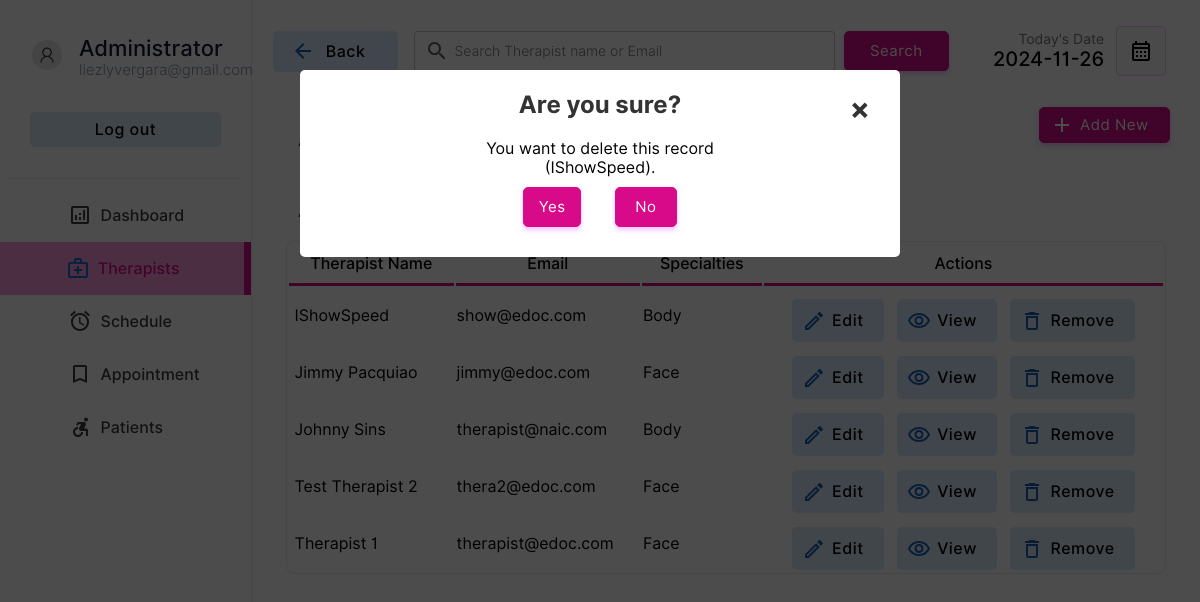
/doctor/doctors.php?action=drop&id=6&name=IShowSpeed (signed in), run on an earlier commit of the app's database.
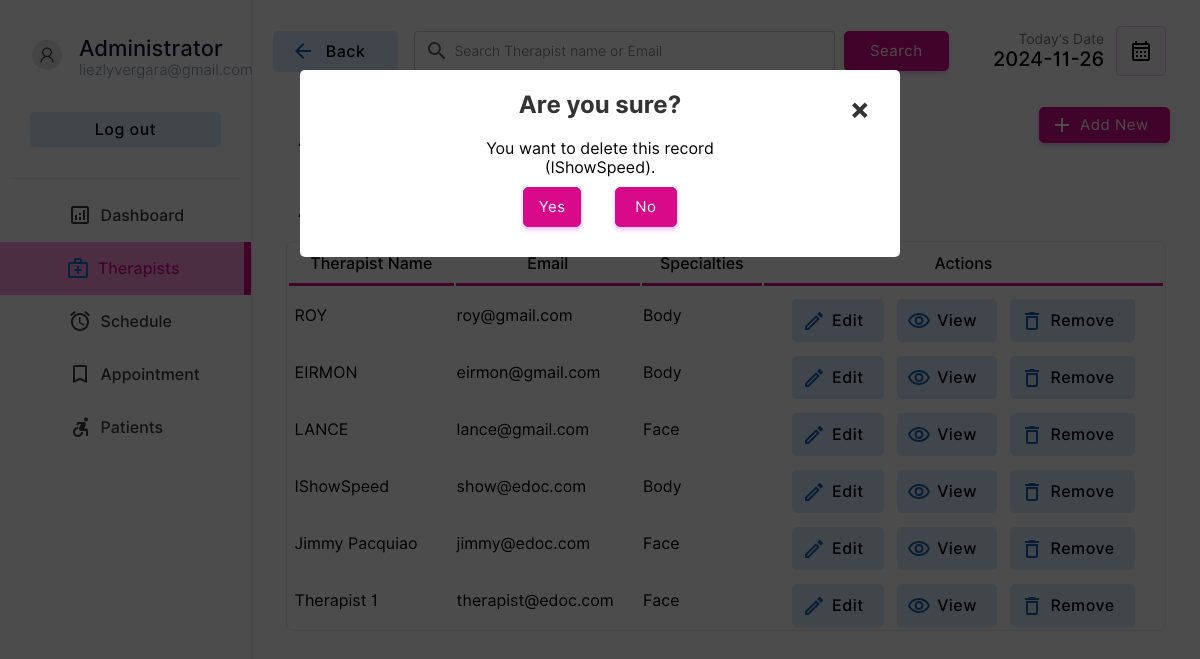
And on a later commit of the database.
### tables this page shows
CREATE TABLE `doctor` (
  `docid` int(11) NOT NULL,
  `docemail` varchar(255) DEFAULT NULL,
  `docname` varchar(255) DEFAULT NULL,
  `docpassword` varchar(255) DEFAULT NULL,
  `doctel` varchar(15) DEFAULT NULL,
  `specialties` int(2) DEFAULT NULL,
  `aid` int(11) DEFAULT NULL
);

CREATE TABLE `specialties` (
  `id` int(2) NOT NULL,
  `sname` varchar(50) DEFAULT NULL
);

### doctor/doctors.php (the view, shortened to what the changed rows need)
<!DOCTYPE html>
<html lang="en">
<head>
    <link rel="stylesheet" href="../style/animations.css">
    <link rel="stylesheet" href="../style/main.css">
    <link rel="stylesheet" href="../style/admin.css">
</head>
<body>
    <?php
    include("../connection.php");
    ?>
        <div class="dash-body">
            <table border="0" width="100%" style=" border-spacing: 0;margin:0;padding:0;margin-top:25px; ">
                <?php
                    if($_POST){
                        $keyword=$_POST["search"];
                        $sqlmain= "select * from doctor where docemail='$keyword' or docname='$keyword' or docname like '$keyword%' or docname like '%$keyword' or docname like '%$keyword%'";
                    }else{
                        $sqlmain= "select * from doctor order by docid desc";
                    }
                ?>
                <tr>
                   <td colspan="4">
                       <center>
                        <div class="abc scroll">
                        <table width="93%" class="sub-table scrolldown" border="0">
                        <thead>
                        <tr>
                                <th class="table-heading">
                                Therapist Name
                                </th>
                                <th class="table-heading">
                                    Email
                                </th>
                                <th class="table-heading">
                                    Specialties
                                </th>
                                <th class="table-heading">
                                    Actions
                                </tr>
                        </thead>
                        <tbody>
                            <?php
                                $result= $database->query($sqlmain);
                                if($result->num_rows==0){
                                    echo '<tr>
                                    <td colspan="4">
                                    <br><br><br><br>
                                    <center>
                                    <img src="../img/notfound.svg" width="25%">
                                    <br>
                                    <p class="heading-main12" style="margin-left: 45px;font-size:20px;color:rgb(49, 49, 49)">We  couldnt find anything related to your keywords !</p>
                                    <a class="non-style-link" href="doctors.php"><button  class="login-btn btn-primary-soft btn" style="display: flex;justify-content: center;align-items: center;margin-left:20px;">&nbsp; Show all Therapists &nbsp;</font></button>
                                    </a>
                                    </center>
                                    <br><br><br><br>
                                    </td>
                                    </tr>';
                                }
                                else{
                                for ( $x=0; $x<$result->num_rows;$x++){
                                    $row=$result->fetch_assoc();
                                    $docid=$row["docid"];
                                    $name=$row["docname"];
                                    $email=$row["docemail"];
                                    $spe=$row["specialties"];
                                    $spcil_res= $database->query("select sname from specialties where id='$spe'");
                                    $spcil_array= $spcil_res->fetch_assoc();
                                    $spcil_name=$spcil_array["sname"];
                                    echo '<tr>
                                        <td> &nbsp;'.
                                        substr($name,0,30)
                                        .'</td>
                                        <td>
                                        '.substr($email,0,20).'
                                        </td>
                                        <td>
                                            '.substr($spcil_name,0,20).'
                                        </td>
                                        <td>
                                        <div style="display:flex;justify-content: center;">
                                        <a href="?action=edit&id='.$docid.'&error=0" class="non-style-link"><button  class="btn-primary-soft btn button-icon btn-edit" style="padding-left: 40px;padding-top: 12px;padding-bottom: 12px;margin-top: 10px;"><font class="tn-in-text">Edit</font></button></a>
                                        &nbsp;&nbsp;&nbsp;
                                        <a href="?action=view&id='.$docid.'" class="non-style-link"><button  class="btn-primary-soft btn button-icon btn-view" style="padding-left: 40px;padding-top: 12px;padding-bottom: 12px;margin-top: 10px;"><font class="tn-in-text">View</font></button></a>
                                       &nbsp;&nbsp;&nbsp;
                                       <a href="?action=drop&id='.$docid.'&name='.$name.'" class="non-style-link"><button  class="btn-primary-soft btn button-icon btn-delete" style="padding-left: 40px;padding-top: 12px;padding-bottom: 12px;margin-top: 10px;"><font class="tn-in-text">Remove</font></button></a>
                                        </div>
                                        </td>
                                    </tr>';
                                }
                            }
                            ?>
                            </tbody>
                        </table>
                        </div>
                        </center>
                   </td>
                </tr>
            </table>
        </div>
    <?php
    if($_GET){
        $id=$_GET["id"];
        $action=$_GET["action"];
        if($action=='drop'){
            $nameget=$_GET["name"];
            echo '
            <div id="popup1" class="overlay">
                    <div class="popup">
                    <center>
                        <h2>Are you sure?</h2>
                        <a class="close" href="doctors.php">&times;</a>
                        <div class="content">
                            You want to delete this record<br>('.substr($nameget,0,40).').
                        </div>
                        <div style="display: flex;justify-content: center;">
                        <a href="delete-doctor.php?id='.$id.'" class="non-style-link"><button  class="btn-primary btn" style="display: flex;justify-content: center;align-items: center;margin:10px;padding:10px;"<font class="tn-in-text">&nbsp;Yes&nbsp;</font></button></a>&nbsp;&nbsp;&nbsp;
                        <a href="doctors.php" class="non-style-link"><button  class="btn-primary btn" style="display: flex;justify-content: center;align-items: center;margin:10px;padding:10px;"><font class="tn-in-text">&nbsp;&nbsp;No&nbsp;&nbsp;</font></button></a>
                        </div>
                    </center>
            </div>
            </div>
            ';
        }elseif($action=='edit'){
            $sqlmain= "select * from doctor where docid='$id'";
            $result= $database->query($sqlmain);
            $row=$result->fetch_assoc();
            $name=$row["docname"];
            $email=$row["docemail"];
            $spe=$row["specialties"];
            $spcil_res= $database->query("select sname from specialties where id='$spe'");
            $spcil_array= $spcil_res->fetch_assoc();
            $spcil_name=$spcil_array["sname"];
            $tele=$row['doctel'];
            $error_1=$_GET["error"];
                $errorlist= array(
                    '1'=>'<label for="promter" class="form-label" style="color:rgb(255, 62, 62);text-align:center;">Already have an account for this Email address.</label>',
                    '2'=>'<label for="promter" class="form-label" style="color:rgb(255, 62, 62);text-align:center;">Password Conformation Error! Reconform Password</label>',
                    '3'=>'<label for="promter" class="form-label" style="color:rgb(255, 62, 62);text-align:center;"></label>',
                    '4'=>"",
                    '0'=>'',
                );
            if($error_1!='4'){
                    echo '
                    <div id="popup1" class="overlay">
                            <div class="popup">
                            <center>
                                <a class="close" href="doctors.php">&times;</a>
                                <div style="display: flex;justify-content: center;">
                                <div class="abc">
                                <table width="80%" class="sub-table scrolldown add-doc-form-container" border="0">
                                <tr>
                                        <td class="label-td" colspan="2">'.
                                            $errorlist[$error_1]
                                        .'</td>
                                    </tr>
                                    <tr>
                                        <td>
                                            <p style="padding: 0;margin: 0;text-align: left;font-size: 25px;font-weight: 500;">Edit Therapist Details.</p>
                                        Therapist ID : '.$id.' (Auto Generated)<br><br>
                                        </td>
                                    </tr>
                                    <tr>
                                        <td class="label-td" colspan="2">
                                            <form action="edit-doc.php" method="POST" class="add-new-form">
                                            <label for="Email" class="form-label">Email: </label>
                                            <input type="hidden" value="'.$id.'" name="id00">
                                        </td>
                                    </tr>
                                    <tr>
                                        <td class="label-td" colspan="2">
                                        <input type="email" name="email" class="input-text" placeholder="Email Address" value="'.$email.'" required><br>
                                        </td>
                                    </tr>
                                    <tr>
                                        <td class="label-td" colspan="2">
                                            <label for="name" class="form-label">Name: </label>
                                        </td>
                                    </tr>
                                    <tr>
                                        <td class="label-td" colspan="2">
                                            <input type="text" name="name" class="input-text" placeholder="Therapist Name" value="'.$name.'" required><br>
                                        </td>
                                    </tr>
                                    <tr>
                                        <td class="label-td" colspan="2">
                                            <label for="Tele" class="form-label">Telephone: </label>
                                        </td>
                                    </tr>
                                    <tr>
                                        <td class="label-td" colspan="2">
                                            <input type="tel" name="Tele" class="input-text" placeholder="Telephone Number" value="'.$tele.'" required><br>
                                        </td>
                                    </tr>
                                    <tr>
                                        <td class="label-td" colspan="2">
                                            <label for="spec" class="form-label">Choose specialties: (Current'.$spcil_name.')</label>
                                        </td>
                                    </tr>
                                    <tr>
                                        <td class="label-td" colspan="2">
                                            <select name="spec" id="" class="box">';
                                                $list11 = $database->query("select  * from  specialties;");
                                                for ($y=0;$y<$list11->num_rows;$y++){
                                                    $row00=$list11->fetch_assoc();
                                                    $sn=$row00["sname"];
                                                    $id00=$row00["id"];
                                                    echo "<option value=".$id00.">$sn</option><br/>";
                                                };
                                echo     '       </select><br><br>
                                        </td>
                                    </tr>
                                    <tr>
                                        <td class="label-td" colspan="2">
                                            <label for="password" class="form-label">Password: </label>
                                        </td>
                                    </tr>
                                    <tr>
                                        <td class="label-td" colspan="2">
                                            <input type="password" name="password" class="input-text" placeholder="Defind a Password" required><br>
                                        </td>
                                    </tr><tr>
                                        <td class="label-td" colspan="2">
                                            <label for="cpassword" class="form-label">Conform Password: </label>
                                        </td>
                                    </tr>
                                    <tr>
                                        <td class="label-td" colspan="2">
                                            <input type="password" name="cpassword" class="input-text" placeholder="Conform Password" required><br>
                                        </td>
                                    </tr>
                                    <tr>
                                        <td colspan="2">
                                            <input type="reset" value="Reset" class="login-btn btn-primary-soft btn" >&nbsp;&nbsp;&nbsp;&nbsp;&nbsp;
                                            <input type="submit" value="Save" class="login-btn btn-primary btn">
                                        </td>
                                    </tr>
                                    </form>
                                    </tr>
                                </table>
                                </div>
                                </div>
                            </center>
                            <br><br>
                    </div>
                    </div>
                    ';
        }; };
    };
?>
</body>
</html>

What changed in the data, as far as the page shows it:
removed doctor: docname "Johnny Sins", docemail "therapist@naic.com", specialties.sname "Body"
removed doctor: docname "Test Therapist 2", docemail "thera2@edoc.com", specialties.sname "Face"
added doctor: docname "ROY", docemail "roy@gmail.com", specialties.sname "Body"
added doctor: docname "EIRMON", docemail "eirmon@gmail.com", specialties.sname "Body"
added doctor: docname "LANCE", docemail "lance@gmail.com", specialties.sname "Face"
